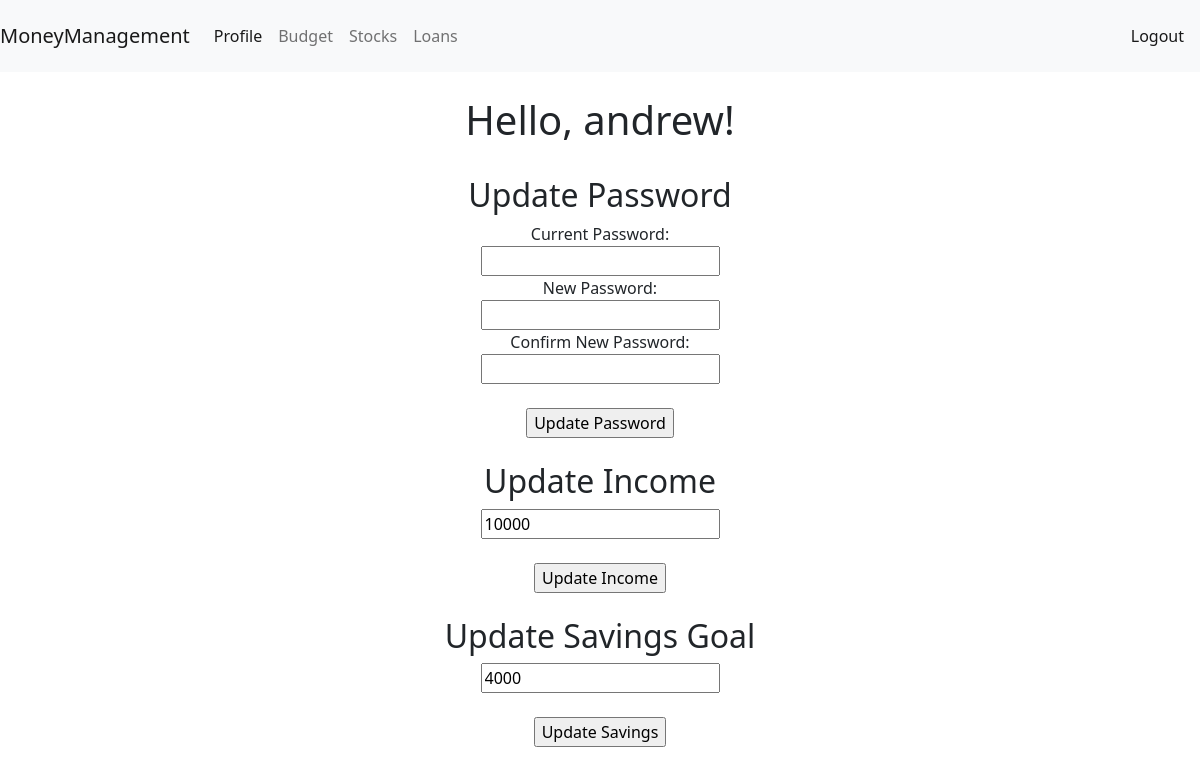
The app's page /profile (signed in), older data.
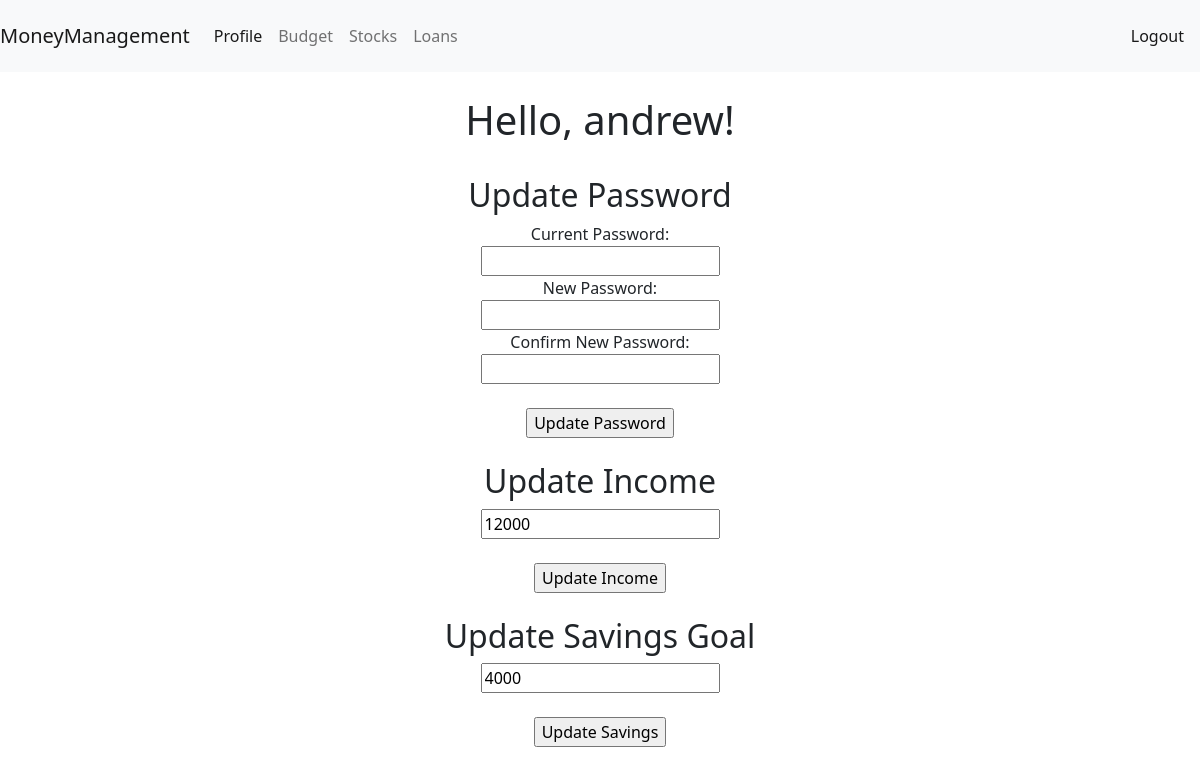
The same page, newer data.
### tables this page shows
CREATE TABLE USER 
                 (ID            INTEGER      PRIMARY KEY     NOT NULL,
                 USERNAME         TEXT        NOT NULL UNIQUE,
                 PASSWORD         TEXT        NOT NULL,
                 MONTHLY_INCOME   INT         NOT NULL, 
                 SAVINGS_GOAL     INT         NOT NULL);

### stock_price.py (the view)
@app.route('/profile')
@session_check
def profile():
    conn = sqlite3.connect('stocks.db')
    cursor = conn.execute("SELECT * from USER WHERE USERNAME = (?)", (session['username'],))
    user_info = (cursor.fetchall())
    return render_template("profile.html", user = user_info)

### stock_price.py (called while the page is built)
def session_check(func):
    @wraps(func)
    def session_wrapper(*args, **kwargs):
        if not session['username']:
            return redirect('/')
        return func(*args, **kwargs)
    return session_wrapper

### templates/profile.html (shortened to what this page needs)
<!DOCTYPE html>
<html lang="en">
<head>
    <link href="https://cdn.jsdelivr.net/npm/bootstrap@5.1.3/dist/css/bootstrap.min.css" rel="stylesheet">
    <link rel="stylesheet" href="https://cdnjs.cloudflare.com/ajax/libs/font-awesome/4.7.0/css/font-awesome.min.css">
</head>
<body>
<nav class="navbar navbar-expand-lg navbar-light bg-light">
  <a class="navbar-brand" href="#">MoneyManagement</a>
  <div class="collapse navbar-collapse" id="navbarNavAltMarkup">
    <div class="navbar-nav">
      <a class="nav-item nav-link active" href="/profile">Profile</a>
      <a class="nav-item nav-link" href="/budget">Budget</a>
      <a class="nav-item nav-link" href="/stocks">Stocks</a>
        <a class="nav-item nav-link" href="/loan_calc">Loans</a>
    </div>
  </div>
    <span class="navbar-text">
        <a class="nav-item nav-link" href="/logout">Logout</a>
    </span>
</nav>
<br>
<h1>Hello, {{user.0.1}}!</h1>
<br>
<h2>Update Password</h2>
<form action="/update_pw" method="POST">
    <label for="cur_pw">Current Password:</label><br>
    <input type="password" id="cur_pw" name="cur_pw" required><br>
    <label for="new_pw">New Password:</label><br>
    <input type="password" id="new_pw" name="new_pw" required><br>
    <label for="confirm">Confirm New Password:</label><br>
    <input type="password" id="confirm" name="confirm" required><br><br>
    <input type = submit value = "Update Password">
</form>
<br>
<h2>Update Income</h2>
  <form action="/update_income" method="POST">
    <input type="number" id="income" name="income" value="{{user.0.3}}" required><br><br>
     <input type="submit" value="Update Income">
  </form>
<br>
<h2>Update Savings Goal</h2>
  <form action="/update_savings" method="POST">
    <input type="number" id="savings" name="savings" value="{{user.0.4}}" required><br><br>
     <input type="submit" value="Update Savings">
  </form>
</body>
</html>

Row changes from the older to the newer data that the page shows:
changed USER "andrew": income "10000" → "12000"
